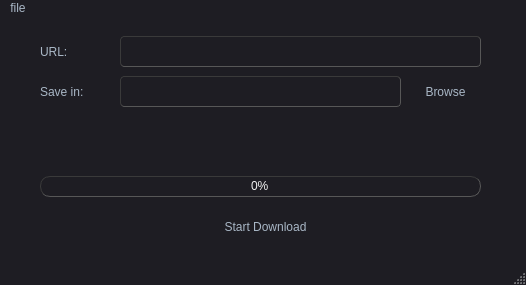
<?xml version="1.0" encoding="UTF-8"?>
<ui version="4.0">
 <class>MainWindow</class>
 <widget class="QMainWindow" name="MainWindow">
  <property name="geometry">
   <rect>
    <x>0</x>
    <y>0</y>
    <width>526</width>
    <height>285</height>
   </rect>
  </property>
  <property name="windowTitle">
   <string>MainWindow</string>
  </property>
  <property name="styleSheet">
   <string notr="true">/*
Material Dark Style Sheet for QT Applications
Author: Jaime A. Quiroga P.
Inspired on https://github.com/jxfwinter/qt-material-stylesheet
Company: GTRONICK
Last updated: 04/12/2018, 15:00.
Available at: https://github.com/GTRONICK/QSS/blob/master/MaterialDark.qss
*/
QMainWindow {
	background-color:#1e1d23;
}
QDialog {
	background-color:#1e1d23;
}
QColorDialog {
	background-color:#1e1d23;
}
QTextEdit {
	background-color:#1e1d23;
	color: #a9b7c6;
}
QPlainTextEdit {
	selection-background-color:#007b50;
	background-color:#1e1d23;
	border-style: solid;
	border-top-color: transparent;
	border-right-color: transparent;
	border-left-color: transparent;
	border-bottom-color: transparent;
	border-width: 1px;
	color: #a9b7c6;
}
QPushButton{
	border-style: solid;
	border-top-color: transparent;
	border-right-color: transparent;
	border-left-color: transparent;
	border-bottom-color: transparent;
	border-width: 1px;
	border-style: solid;
	color: #a9b7c6;
	padding: 2px;
	background-color: #1e1d23;
}
QPushButton::default{
	border-style: inset;
	border-top-color: transparent;
	border-right-color: transparent;
	border-left-color: transparent;
	border-bottom-color: #04b97f;
	border-width: 1px;
	color: #a9b7c6;
	padding: 2px;
	background-color: #1e1d23;
}
QToolButton {
	border-style: solid;
	border-top-color: transparent;
	border-right-color: transparent;
	border-left-color: transparent;
	border-bottom-color: #04b97f;
	border-bottom-width: 1px;
	border-style: solid;
	color: #a9b7c6;
	padding: 2px;
	background-color: #1e1d23;
}
QToolButton:hover{
	border-style: solid;
	border-top-color: transparent;
	border-right-color: transparent;
	border-left-color: transparent;
	border-bottom-color: #37efba;
	border-bottom-width: 2px;
	border-style: solid;
	color: #FFFFFF;
	padding-bottom: 1px;
	background-color: #1e1d23;
}
QPushButton:hover{
	border-style: solid;
	border-top-color: transparent;
	border-right-color: transparent;
	border-left-color: transparent;
	border-bottom-color: #37efba;
	border-bottom-width: 1px;
	border-style: solid;
	color: #FFFFFF;
	padding-bottom: 2px;
	background-color: #1e1d23;
}
QPushButton:pressed{
	border-style: solid;
	border-top-color: transparent;
	border-right-color: transparent;
	border-left-color: transparent;
	border-bottom-color: #37efba;
	border-bottom-width: 2px;
	border-style: solid;
	color: #37efba;
	padding-bottom: 1px;
	background-color: #1e1d23;
}
QPushButton:disabled{
	border-style: solid;
	border-top-color: transparent;
	border-right-color: transparent;
	border-left-color: transparent;
	border-bottom-color: #808086;
	border-bottom-width: 2px;
	border-style: solid;
	color: #808086;
	padding-bottom: 1px;
	background-color: #1e1d23;
}
QLineEdit {
	border-width: 1px; border-radius: 4px;
	border-color: rgb(58, 58, 58);
	border-style: inset;
	padding: 0 8px;
	color: #a9b7c6;
	background:#1e1d23;
	selection-background-color:#007b50;
	selection-color: #FFFFFF;
}
QLabel {
	color: #a9b7c6;
}
QLCDNumber {
	color: #37e6b4;
}
QProgressBar {
	text-align: center;
	color: rgb(240, 240, 240);
	border-width: 1px; 
	border-radius: 10px;
	border-color: rgb(58, 58, 58);
	border-style: inset;
	background-color:#1e1d23;
}
QProgressBar::chunk {
	background-color: #04b97f;
	border-radius: 5px;
}
QMenuBar {
	background-color: #1e1d23;
}
QMenuBar::item {
	color: #a9b7c6;
  	spacing: 3px;
  	padding: 1px 4px;
  	background: #1e1d23;
}

QMenuBar::item:selected {
  	background:#1e1d23;
	color: #FFFFFF;
}
QMenu::item:selected {
	border-style: solid;
	border-top-color: transparent;
	border-right-color: transparent;
	border-left-color: #04b97f;
	border-bottom-color: transparent;
	border-left-width: 2px;
	color: #FFFFFF;
	padding-left:15px;
	padding-top:4px;
	padding-bottom:4px;
	padding-right:7px;
	background-color: #1e1d23;
}
QMenu::item {
	border-style: solid;
	border-top-color: transparent;
	border-right-color: transparent;
	border-left-color: transparent;
	border-bottom-color: transparent;
	border-bottom-width: 1px;
	border-style: solid;
	color: #a9b7c6;
	padding-left:17px;
	padding-top:4px;
	padding-bottom:4px;
	padding-right:7px;
	background-color: #1e1d23;
}
QMenu{
	background-color:#1e1d23;
}
QTabWidget {
	color:rgb(0,0,0);
	background-color:#1e1d23;
}
QTabWidget::pane {
		border-color: rgb(77,77,77);
		background-color:#1e1d23;
		border-style: solid;
		border-width: 1px;
    	border-radius: 6px;
}
QTabBar::tab {
	border-style: solid;
	border-top-color: transparent;
	border-right-color: transparent;
	border-left-color: transparent;
	border-bottom-color: transparent;
	border-bottom-width: 1px;
	border-style: solid;
	color: #808086;
	padding: 3px;
	margin-left:3px;
	background-color: #1e1d23;
}
QTabBar::tab:selected, QTabBar::tab:last:selected, QTabBar::tab:hover {
  	border-style: solid;
	border-top-color: transparent;
	border-right-color: transparent;
	border-left-color: transparent;
	border-bottom-color: #04b97f;
	border-bottom-width: 2px;
	border-style: solid;
	color: #FFFFFF;
	padding-left: 3px;
	padding-bottom: 2px;
	margin-left:3px;
	background-color: #1e1d23;
}

QCheckBox {
	color: #a9b7c6;
	padding: 2px;
}
QCheckBox:disabled {
	color: #808086;
	padding: 2px;
}

QCheckBox:hover {
	border-radius:4px;
	border-style:solid;
	padding-left: 1px;
	padding-right: 1px;
	padding-bottom: 1px;
	padding-top: 1px;
	border-width:1px;
	border-color: rgb(87, 97, 106);
	background-color:#1e1d23;
}
QCheckBox::indicator:checked {

	height: 10px;
	width: 10px;
	border-style:solid;
	border-width: 1px;
	border-color: #04b97f;
	color: #a9b7c6;
	background-color: #04b97f;
}
QCheckBox::indicator:unchecked {

	height: 10px;
	width: 10px;
	border-style:solid;
	border-width: 1px;
	border-color: #04b97f;
	color: #a9b7c6;
	background-color: transparent;
}
QRadioButton {
	color: #a9b7c6;
	background-color: #1e1d23;
	padding: 1px;
}
QRadioButton::indicator:checked {
	height: 10px;
	width: 10px;
	border-style:solid;
	border-radius:5px;
	border-width: 1px;
	border-color: #04b97f;
	color: #a9b7c6;
	background-color: #04b97f;
}
QRadioButton::indicator:!checked {
	height: 10px;
	width: 10px;
	border-style:solid;
	border-radius:5px;
	border-width: 1px;
	border-color: #04b97f;
	color: #a9b7c6;
	background-color: transparent;
}
QStatusBar {
	color:#027f7f;
}
QSpinBox {
	color: #a9b7c6;	
	background-color: #1e1d23;
}
QDoubleSpinBox {
	color: #a9b7c6;	
	background-color: #1e1d23;
}
QTimeEdit {
	color: #a9b7c6;	
	background-color: #1e1d23;
}
QDateTimeEdit {
	color: #a9b7c6;	
	background-color: #1e1d23;
}
QDateEdit {
	color: #a9b7c6;	
	background-color: #1e1d23;
}
QComboBox {
	color: #a9b7c6;	
	background: #1e1d23;
}
QComboBox:editable {
	background: #1e1d23;
	color: #a9b7c6;
	selection-background-color: #1e1d23;
}
QComboBox QAbstractItemView {
	color: #a9b7c6;	
	background: #1e1d23;
	selection-color: #FFFFFF;
	selection-background-color: #1e1d23;
}
QComboBox:!editable:on, QComboBox::drop-down:editable:on {
	color: #a9b7c6;	
	background: #1e1d23;
}
QFontComboBox {
	color: #a9b7c6;	
	background-color: #1e1d23;
}
QToolBox {
	color: #a9b7c6;
	background-color: #1e1d23;
}
QToolBox::tab {
	color: #a9b7c6;
	background-color: #1e1d23;
}
QToolBox::tab:selected {
	color: #FFFFFF;
	background-color: #1e1d23;
}
QScrollArea {
	color: #FFFFFF;
	background-color: #1e1d23;
}
QSlider::groove:horizontal {
	height: 5px;
	background: #04b97f;
}
QSlider::groove:vertical {
	width: 5px;
	background: #04b97f;
}
QSlider::handle:horizontal {
	background: qlineargradient(x1:0, y1:0, x2:1, y2:1, stop:0 #b4b4b4, stop:1 #8f8f8f);
	border: 1px solid #5c5c5c;
	width: 14px;
	margin: -5px 0;
	border-radius: 7px;
}
QSlider::handle:vertical {
	background: qlineargradient(x1:1, y1:1, x2:0, y2:0, stop:0 #b4b4b4, stop:1 #8f8f8f);
	border: 1px solid #5c5c5c;
	height: 14px;
	margin: 0 -5px;
	border-radius: 7px;
}
QSlider::add-page:horizontal {
    background: white;
}
QSlider::add-page:vertical {
    background: white;
}
QSlider::sub-page:horizontal {
    background: #04b97f;
}
QSlider::sub-page:vertical {
    background: #04b97f;
}</string>
  </property>
  <widget class="QWidget" name="centralwidget">
   <widget class="QPushButton" name="pushButton">
    <property name="geometry">
     <rect>
      <x>200</x>
      <y>190</y>
      <width>131</width>
      <height>41</height>
     </rect>
    </property>
    <property name="text">
     <string>Start Download</string>
    </property>
   </widget>
   <widget class="QLineEdit" name="lineEdit">
    <property name="geometry">
     <rect>
      <x>120</x>
      <y>20</y>
      <width>361</width>
      <height>31</height>
     </rect>
    </property>
   </widget>
   <widget class="QLineEdit" name="lineEdit_2">
    <property name="geometry">
     <rect>
      <x>120</x>
      <y>60</y>
      <width>281</width>
      <height>31</height>
     </rect>
    </property>
   </widget>
   <widget class="QPushButton" name="pushButton_2">
    <property name="geometry">
     <rect>
      <x>410</x>
      <y>60</y>
      <width>71</width>
      <height>31</height>
     </rect>
    </property>
    <property name="text">
     <string>Browse</string>
    </property>
   </widget>
   <widget class="QProgressBar" name="progressBar">
    <property name="geometry">
     <rect>
      <x>40</x>
      <y>160</y>
      <width>441</width>
      <height>21</height>
     </rect>
    </property>
    <property name="value">
     <number>0</number>
    </property>
   </widget>
   <widget class="QLabel" name="label">
    <property name="geometry">
     <rect>
      <x>40</x>
      <y>20</y>
      <width>91</width>
      <height>31</height>
     </rect>
    </property>
    <property name="text">
     <string>URL:</string>
    </property>
   </widget>
   <widget class="QLabel" name="label_2">
    <property name="geometry">
     <rect>
      <x>40</x>
      <y>60</y>
      <width>91</width>
      <height>31</height>
     </rect>
    </property>
    <property name="text">
     <string>Save in:</string>
    </property>
   </widget>
  </widget>
  <widget class="QMenuBar" name="menubar">
   <property name="geometry">
    <rect>
     <x>0</x>
     <y>0</y>
     <width>526</width>
     <height>19</height>
    </rect>
   </property>
   <widget class="QMenu" name="menufile">
    <property name="title">
     <string>file</string>
    </property>
    <addaction name="actionExit"/>
   </widget>
   <addaction name="menufile"/>
  </widget>
  <widget class="QStatusBar" name="statusbar"/>
  <action name="actionExit">
   <property name="text">
    <string>Exit</string>
   </property>
  </action>
 </widget>
 <resources/>
 <connections/>
</ui>
